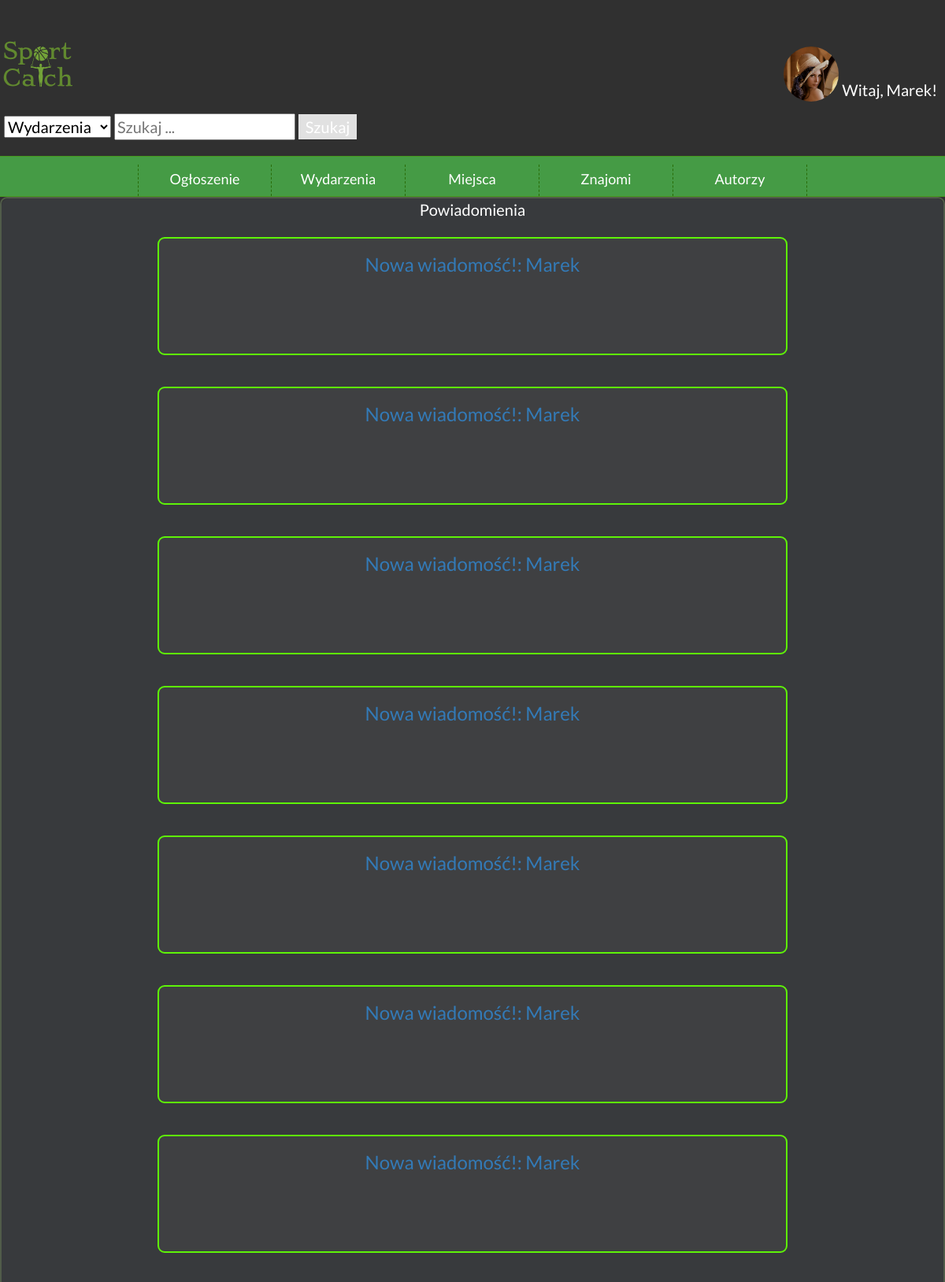
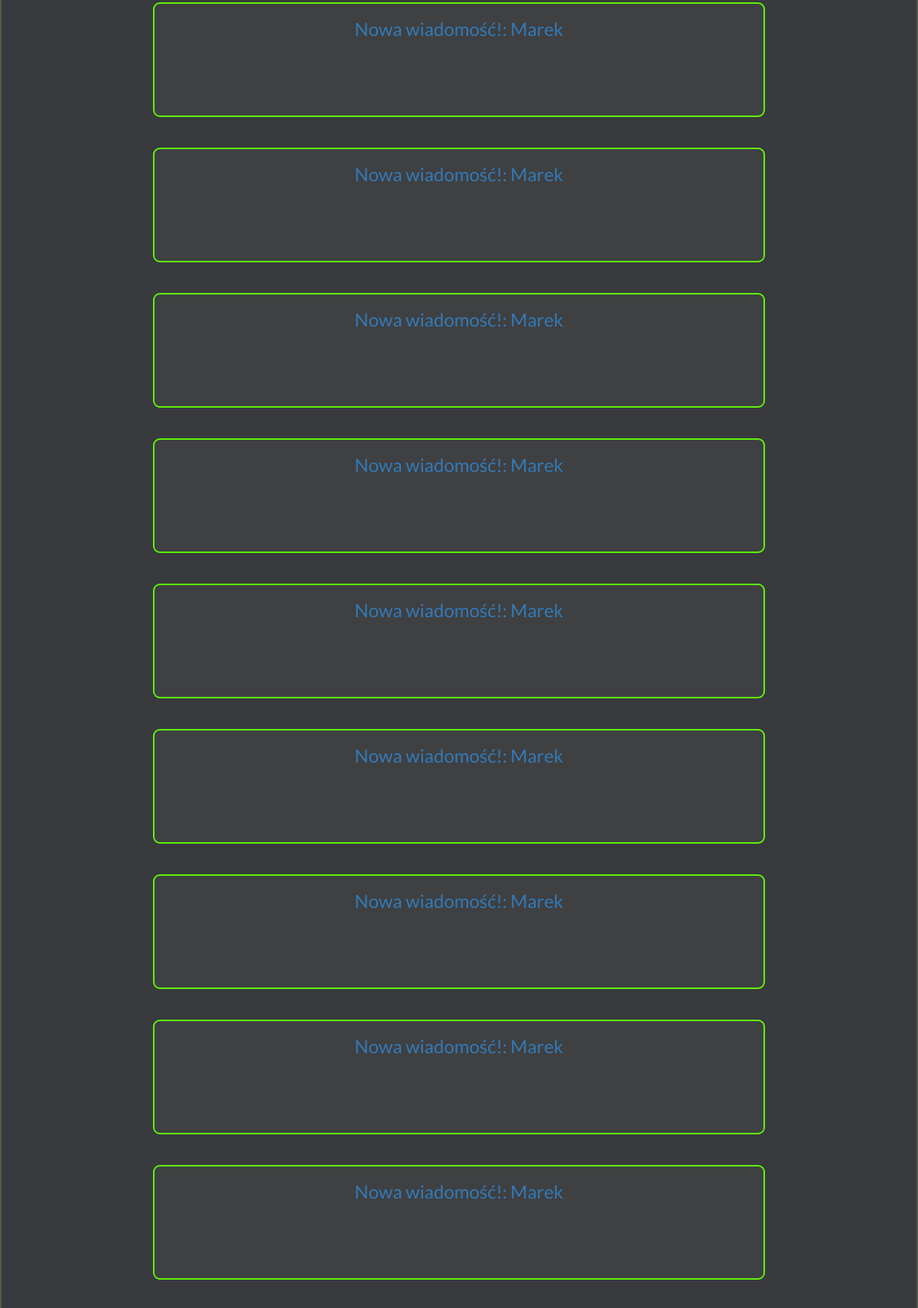
Screenshot of /notifications (signed in, upper part) with the database file from the repository (2 pictures, top to bottom).
### account/models.py (models this page shows, shortened)
class Profile(models.Model):
    user = models.OneToOneField(settings.AUTH_USER_MODEL, on_delete=models.CASCADE)
    date_of_birth = models.DateField(blank=True, null=True)
    photo = models.ImageField(upload_to='profile_image', blank=True)
    friends=models.ManyToManyField("self",related_name="friends")
    rate=models.IntegerField(default=0)

### event/models.py (models this page shows)
class Powiadomienie(models.Model):
    event = models.ForeignKey(wydarzenie,on_delete=models.CASCADE, null=True)
    chat = models.ForeignKey(Czat,on_delete=models.CASCADE, null=True)
    recipient = models.ForeignKey(User,on_delete=models.CASCADE)
    viewed = models.BooleanField()
    text = models.TextField()

### event/views.py (the view)
# urls.py: path('notifications', views.get_notifications, name='get_notifications'),
def get_notifications(request):
    if not request.user.is_authenticated:
        return HttpResponseRedirect(reverse('login'))
    notifications = Powiadomienie.objects.all().filter(recipient=request.user)
    print(str(len(notifications)))
    for notification in notifications:
        notification.viewed = True
        notification.save()
    try:
        user = Profile.objects.get(user=request.user)
        zaproszenaa=Zaproszenia.objects.all().filter(uzytkownicyy=user)
        zaproszenaa.order_by('data')
    except Profile.DoesNotExist:
        user = None
    notifications = Powiadomienie.objects.all().filter(recipient=request.user)
    context = {'notifications': notifications, 'user': user,'zaproszenia':zaproszenaa}
    return render(request, 'event/notifications.html', context)

### event/context_processors.py (called while the page is built)
def get_all_logged_in_users():
    sessions = Session.objects.filter(expire_date__gte=timezone.now())
    uid_list = []
    for session in sessions:
        data = session.get_decoded()
        uid_list.append(data.get('_auth_user_id', None))
    return User.objects.filter(id__in=uid_list)

def logged_users(request):
    logged = get_all_logged_in_users()
    print("-------------------333333333333-------------------")
    print(logged)
    return {'zalogowani':len(logged),'request':request}

def registers_users(request):
    return {'zarejestrowani':Profile.objects.all().count(),'request':request}

def incoming_events(request):
    all_events = wydarzenie.objects.all()
    today = datetime.now().date()
    incoming = []
    for e in all_events:
        if(e.data_rozpoczecia > today):
            incoming.append(e)
    return{'nadchodzace':len(incoming),'request':request}

### event/templates/event/notifications.html (shortened to what this page needs)
﻿{% extends 'Base.html' %}
{% block content %}
	<div class="wydarzenia">
			<div class="Elementy_wydarzen">
	Powiadomienia
		{% for notification in notifications %}
		<div class="Obramowanie">
			{% if notification.event != null %}
				<h3><a href="{%url 'event_detail' pk=notification.event.pk%}">{{ notification.text }} </a></h3>
			{% else %}
				<h3><a href="{%url 'concrete_chat' pk_chat=notification.chat.id%}">{{ notification.text }} </a></h3>
		{% endif %}
	</div>
		{% endfor %}
		</div>
	</div>
{% endblock %}

### event/templates/Base.html (shortened to what this page needs)
<!DOCTYPE HTML>
<html lang="pl">
<head>
	<link rel="stylesheet" href="https://maxcdn.bootstrapcdn.com/bootstrap/3.3.7/css/bootstrap.min.css">
	<link rel="stylesheet" href="https://maxcdn.bootstrapcdn.com/bootstrap/3.3.7/css/bootstrap-theme.min.css">
	<link href="/static/style.css" rel="stylesheet" type="text/css" />
	<link href="css/fontello.css" rel="stylesheet" type="text/css"/>
</head>
<body>
<div class="header">
			<a  href="{% url 'index' %}"><img height="70" src="/static/images/sportcatch.svg" /></a>
			<div class="header2">
				{% if request.user.is_authenticated %}
				<div class="ZalogowanyUzytkownik">
				{% if user.photo %}
				<div class="dropdown">
 				 <img src="{{user.photo.url}}" onclick="myFunction()" class="dropbtn"/>
				{% endif %}
			</div>
				<span style="vertical-align:bottom;">	Witaj, {{ request.user.username }}!</span>
			</div>
				{% else %}
				<div  class="niezalogowanyUzytkownik">
				<a  href="{% url 'login'%}" class="btn btn-success ">Zaloguj się</a>
				<span >lub</span>
				<a  href="{% url 'register' %}"  class="btn btn-danger ">Zarejestruj się</a>
			</div>
				{% endif %}
			</div>
</div>
<div class="szukaj" >
<form>
    <select id="choice_select" name="wybor" action ="{% url 'index' %}">
        <option value="event">Wydarzenia</option>
    </select>
       <input name="search_phrase" type="text" placeholder="Szukaj ...">
			 	{% if indexsa != None%}
				<button name="submit" type="submit" id="button_submit"  >Szukaj</button>
				{% else %}
				 <a  class= "buttons" href="{% url 'index' %}">Szukaj</a>
				{%endif%}
</form>
</div>
		<div class="nav">
			<ol>
				<li><span >Ogłoszenie</span>
				</li>
				<li><span>Wydarzenia</span>
				</li>
				<li><span>Miejsca</span>
				</li>
				{% if not request.user.username == 'admin' %}
				{% if request.user.is_authenticated%}
				<li><a href="#">Znajomi</a>
				</li>
				{%endif%}
				{%endif%}
				<li><a href="{% url 'authors' %}">Autorzy</a></li>
			</ol>
		</div>
		<div class="content">
			{% block content %}
			{% load emoticons_tags %}
			{% endblock content %}
		</div>
</body>
</html>

### event/static/style.css (style rules this page uses)
body { background-color: #303030; color: #ffffff; font-family: 'Lato', sans-serif; font-size: 20px; margin: 0 !important; }
.header { margin-top:20px; display:flex; text-align: justify; justify-content: space-between; vertical-align: bottom; }
.header2 { text-align: center; }
.ZalogowanyUzytkownik { margin: 10px; }
.ZalogowanyUzytkownik img { height:70px; width: auto; }
.header2 img { border-radius: 50px; }
.content { text-align: justify; min-height: 450px; }
.nav { overflow: hidden; width: 100%; padding: 10px 0; background-color: #459b45; text-align: center; border-top: 1px solid #46981F; border-bottom: 1px solid #46981F; }
ol { padding: 0; margin: 0; list-style-type: none; font-size: 18px; height: 30px; line-height: 200%; display: inline-block; }
ol a { color: #ffffff; text-decoration: none; display: block; }
ol > li { float: left; width: 170px; height: 40px; border-right: 1px dashed #296D09; transition: 0.3s; }
ol > li:first-child { border-left: 1px dashed #296D09; }
input, select, textarea { color: black; }
.wydarzenia { text-align: center; }
.Elementy_wydarzen { background-color:#383a3d; height: 70%px; width: 70%px; display: flex; justify-content:center; flex-direction:column; border-radius: 9px; }
.Obramowanie { margin:auto; margin-top:20px; margin-bottom: 20px; background-color: rgba(67, 67, 68, 0.74); height: 150px; width: 800px; border-radius: 9px; border: #5ef308; border-style: solid; border-width: 2px; font-size: 12px; }
.wydarzenia { border-radius: 9px; border: #515c4a; border-style: solid; border-width: 2px; }
.dropdown { position: relative; display: inline-block; }
.szukaj { margin:5px; }
.buttons { width: 65px; height: 85px; padding: 4px; padding-left: 9px; padding-right: 9px; background-color: #e1e1e1; color: white; text-decoration : none; text-align: center; }

### rows the page displays
Profile: photo (picture)
Powiadomienie: text "Nowa wiadomość!: Marek"
Powiadomienie: text "Nowa wiadomość!: Marek"
Powiadomienie: text "Nowa wiadomość!: Marek"
Powiadomienie: text "Nowa wiadomość!: Marek"
Powiadomienie: text "Nowa wiadomość!: Marek"
Powiadomienie: text "Nowa wiadomość!: Marek"
Powiadomienie: text "Nowa wiadomość!: Marek"
Powiadomienie: text "Nowa wiadomość!: Marek"
Powiadomienie: text "Nowa wiadomość!: Marek"
Powiadomienie: text "Nowa wiadomość!: Marek"
Powiadomienie: text "Nowa wiadomość!: Marek"
Powiadomienie: text "Nowa wiadomość!: Marek"
Powiadomienie: text "Nowa wiadomość!: Marek"
Powiadomienie: text "Nowa wiadomość!: Marek"
Powiadomienie: text "Nowa wiadomość!: Marek"
Powiadomienie: text "Nowa wiadomość!: Marek"

### other values shown
{{ request.user.username }} "Marek"
